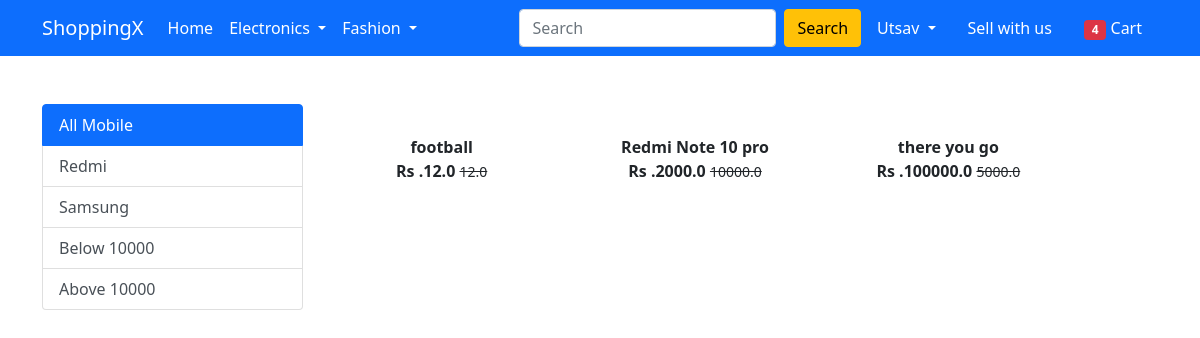
Screenshot of /mobile/ (signed in) with the database file from the repository.
### app/models.py (models this page shows, shortened)
class Product(models.Model):
    title=models.CharField(max_length=100)
    selling_price=models.FloatField()
    discounted_price=models.FloatField()
    description=models.TextField()
    brand=models.CharField(max_length=100)
    category=models.CharField(choices=category_choices,max_length=2)
    product_image=models.ImageField(upload_to='productimg')

### app/views.py (the view)
# urls.py: path('mobile/', views.mobile, name='mobile'),
def mobile(request, data=None):
    if data == None:
        mobiles = Product.objects.filter(category='M')
    elif data == 'Redmi' or data == 'Samsung':
        mobiles = Product.objects.filter(category='M').filter(brand=data)
    elif data == 'below':
        mobiles = Product.objects.filter(
            category='M').filter(discounted_price__lt=10000)
    elif data == 'above':
        mobiles = Product.objects.filter(
            category='M').filter(discounted_price__gt=10000)
    return render(request, 'app/mobile.html', {'mobiles': mobiles})

### app/templates/app/mobile.html (shortened to what this page needs)
{% extends 'app/base.html' %}
{% load static %}
{% block main-content %}
<div class="container my-5">
 <div class="row">
  <div class="col-sm-3">
   <div class="list-group">
       <a href="{% url 'mobile' %}" class="list-group-item list-group-item-action active" aria-current='true'>All Mobile</a>
       <a href="{% url 'mobiledata' 'Redmi' %}" class="list-group-item list-group-item-action" aria-current='true'>Redmi</a>
       <a href="{% url 'mobiledata' 'Samsung' %}" class="list-group-item list-group-item-action">Samsung</a>
       <a href="{% url 'mobiledata' 'below' %}" class="list-group-item list-group-item-action">Below 10000</a>
       <a href="{% url 'mobiledata' 'above' %}" class="list-group-item list-group-item-action">Above 10000</a>
   </div>
  </div>
 <div class="col-sm-8">
    <div class="row">
        {% for product in mobiles %}
        <div class='col-sm-4 text-center mb-4'>
        <a href="{% url 'product-detail' product.id %}" class="btn">
        <div class="item">
            <div class="fw-bold">{{product.title}}</div>
            <div class="fw-bold">Rs .{{product.discounted_price}}
            <small class="fw-light text-decoration-line-through">{{product.selling_price}}</small></div>
        </div>
        </a>
        </div>
        {% endfor %}
 </div>
</div>
{% endblock main-content %}

### app/templates/app/base.html (shortened to what this page needs)
<!doctype html>
{% load static %}
<html lang="en">
  <head>
    <link href="https://cdn.jsdelivr.net/npm/bootstrap@5.0.0-beta1/dist/css/bootstrap.min.css" rel="stylesheet">
    <link rel="stylesheet" href="{% static 'app/css/owl.carousel.min.css' %}">
    <link rel="stylesheet" href="{% static 'app/css/all.min.css' %}">
    <link rel="stylesheet" href="{% static 'app/css/style.css' %}">
  </head>
  <body>
    <nav class="navbar navbar-expand-lg navbar-dark bg-primary">
     <div class="container">
       <a class="navbar-brand" href="/">ShoppingX</a>
       <div class="collapse navbar-collapse" id="navbarSupportedContent">
         <ul class="navbar-nav me-auto mb-2 mb-lg-0">
           <li class="nav-item">
             <a class="nav-link active" aria-current="page" href="/">Home</a>
           </li>
           <li class="nav-item dropdown">
             <a class="nav-link dropdown-toggle text-white" href="#" id="electronicsDropdown" role="button" data-bs-toggle="dropdown" aria-expanded="false">
               Electronics
             </a>
           </li>
           <li class="nav-item dropdown">
             <a class="nav-link dropdown-toggle text-white" href="#" id="fashionDropdown" role="button" data-bs-toggle="dropdown" aria-expanded="false">
               Fashion
             </a>
           </li>
         </ul>
         <form class="d-flex">
           <input class="form-control me-2" type="search" placeholder="Search" aria-label="Search">
           <button class="btn btn-warning" type="submit">Search</button>
         </form>
         <div>
          <ul class="navbar-nav me-auto mb-2 mb-lg-0">
          {% if request.user.is_authenticated %}
          <li class="nav-item dropdown mx-2">
            <a class="nav-link dropdown-toggle text-white" href="#" id="profileDropdown" role="button" data-bs-toggle="dropdown" aria-expanded="false">
              {{request.user.username|capfirst}}
            </a>
          </li>
          <li class="nav-item mx-2">
          <a href="{% url 'sellwithus' %}" class="nav-link text-white">Sell with us</a>
          </li>
            <li class="nav-item mx-2">
             <a href="{% url 'showcart' %}" class="nav-link text-white"><span class="badge bg-danger">4</span> Cart </a>
            </li>
          {% endif %}
          </ul>
         </div>
       </div>
     </div>
    </nav>
    {% block main-content %} {% endblock main-content %}
  </body>
</html>

### rows the page displays
Product: title "football", discounted_price "12.0", selling_price "12.0"
Product: title "Redmi Note 10 pro", discounted_price "2000.0", selling_price "10000.0"
Product: title "there you go", discounted_price "100000.0", selling_price "5000.0"

### other values shown
{{ request.user.username|capfirst }} "Utsav"
